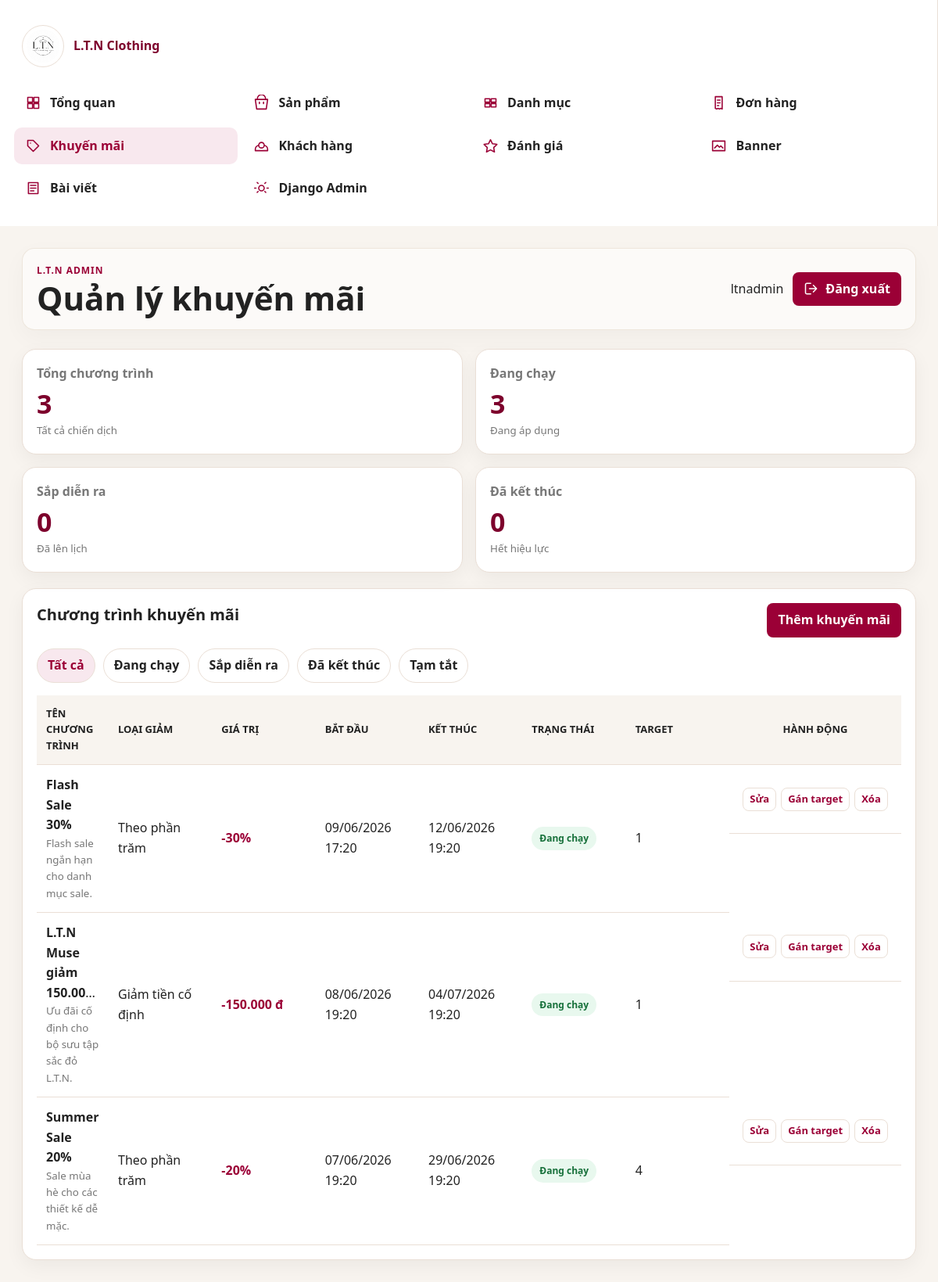
Screenshot of /dashboard/sales/ (signed in) with the database file from the repository.
### shop/models.py (models this page shows, shortened)
class TimeStampedModel(models.Model):
    created_at = models.DateTimeField(auto_now_add=True)
    updated_at = models.DateTimeField(auto_now=True)
    class Meta:
        abstract = True

class SaleCampaign(TimeStampedModel):
    DISCOUNT_PERCENT = "percent"
    DISCOUNT_FIXED = "fixed"
    DISCOUNT_CHOICES = [
        (DISCOUNT_PERCENT, "Theo phần trăm"),
        (DISCOUNT_FIXED, "Giảm tiền cố định"),
    ]
    name = models.CharField(max_length=180)
    slug = models.SlugField(max_length=210, unique=True, blank=True, allow_unicode=True)
    description = models.TextField(blank=True)
    discount_type = models.CharField(max_length=20, choices=DISCOUNT_CHOICES, default=DISCOUNT_PERCENT)
    discount_value = models.DecimalField(max_digits=12, decimal_places=0)
    start_date = models.DateTimeField()
    end_date = models.DateTimeField()
    is_active = models.BooleanField(default=True)
    banner_image = models.ImageField(upload_to="sales/", blank=True, null=True)
    class Meta:
        ordering = ["-start_date", "name"]
    @property
    def status_key(self):
        now = timezone.now()
        if not self.is_active:
            return "disabled"
        if self.start_date > now:
            return "upcoming"
        if self.end_date < now:
            return "ended"
        return "running"
    @property
    def status_label(self):
        return {
            "running": "Đang chạy",
            "upcoming": "Sắp diễn ra",
            "ended": "Đã kết thúc",
            "disabled": "Tạm tắt",
        }[self.status_key]
    @property
    def discount_label(self):
        if self.discount_type == self.DISCOUNT_PERCENT:
            return f"-{int(self.discount_value)}%"
        return f"-{int(self.discount_value):,}".replace(",", ".") + " đ"

### shop/views.py (the view)
# urls.py: path("dashboard/sales/", views.dashboard_sales, name="dashboard_sales"),
@login_required
def dashboard_sales(request):
    if not dashboard_allowed(request.user, staff_ok=False):
        return dashboard_denied(request)
    now = timezone.now()
    sales = SaleCampaign.objects.prefetch_related("targets").order_by("-start_date")
    status = request.GET.get("status", "")
    if status == "running":
        sales = sales.filter(is_active=True, start_date__lte=now, end_date__gte=now)
    elif status == "upcoming":
        sales = sales.filter(is_active=True, start_date__gt=now)
    elif status == "ended":
        sales = sales.filter(end_date__lt=now)
    elif status == "disabled":
        sales = sales.filter(is_active=False)
    stats = {
        "total": SaleCampaign.objects.count(),
        "running": SaleCampaign.objects.filter(is_active=True, start_date__lte=now, end_date__gte=now).count(),
        "upcoming": SaleCampaign.objects.filter(is_active=True, start_date__gt=now).count(),
        "ended": SaleCampaign.objects.filter(end_date__lt=now).count(),
    }
    return render(request, "dashboard/sales.html", {
        "page_title": "Quản lý khuyến mãi",
        "sales": sales,
        "stats": stats,
        "current_status": status,
    })

### shop/context_processors.py (called while the page is built)
def dashboard_url_for_user(user):
    if not user.is_authenticated:
        return "/login/"
    role = getattr(getattr(user, "profile", None), "role", "")
    if user.is_superuser or role == "ADMIN":
        return "/dashboard/"
    if role == "STAFF":
        return "/staff/"
    return "/profile/"

def cart_counter(request):
    user_dashboard_url = dashboard_url_for_user(request.user)
    if not request.user.is_authenticated:
        return {"cart_count": 0, "wishlist_count": 0, "user_dashboard_url": user_dashboard_url}
    cart, _ = Cart.objects.get_or_create(user=request.user)
    return {
        "cart_count": sum(item.quantity for item in cart.items.all()),
        "wishlist_count": Wishlist.objects.filter(user=request.user).count(),
        "user_dashboard_url": user_dashboard_url,
    }

### shop/views.py (called while the page is built)
def dashboard_allowed(user, staff_ok=True):
    if not user.is_authenticated:
        return False
    if user.is_superuser:
        return True
    role = getattr(getattr(user, "profile", None), "role", "")
    return role == "ADMIN" or (staff_ok and role == "STAFF")

### templates/dashboard/sales.html (shortened to what this page needs)
{% extends "dashboard/base_dashboard.html" %}
{% block content %}
<section class="kpi-grid">
  <article class="kpi-card"><span>Tổng chương trình</span><strong>{{ stats.total }}</strong><small>Tất cả chiến dịch</small></article>
  <article class="kpi-card"><span>Đang chạy</span><strong>{{ stats.running }}</strong><small>Đang áp dụng</small></article>
  <article class="kpi-card"><span>Sắp diễn ra</span><strong>{{ stats.upcoming }}</strong><small>Đã lên lịch</small></article>
  <article class="kpi-card"><span>Đã kết thúc</span><strong>{{ stats.ended }}</strong><small>Hết hiệu lực</small></article>
</section>
<section class="dash-card">
  <div class="dash-card-head">
    <h2>Chương trình khuyến mãi</h2>
    <a class="dash-btn" href="{% url 'shop:dashboard_sale_create' %}">Thêm khuyến mãi</a>
  </div>
  <div class="sale-filter-tabs">
    <a class="{% if not current_status %}active{% endif %}" href="{% url 'shop:dashboard_sales' %}">Tất cả</a>
    <a class="{% if current_status == 'running' %}active{% endif %}" href="?status=running">Đang chạy</a>
    <a class="{% if current_status == 'upcoming' %}active{% endif %}" href="?status=upcoming">Sắp diễn ra</a>
    <a class="{% if current_status == 'ended' %}active{% endif %}" href="?status=ended">Đã kết thúc</a>
    <a class="{% if current_status == 'disabled' %}active{% endif %}" href="?status=disabled">Tạm tắt</a>
  </div>
  <div class="dash-table-wrap">
    <table class="dash-table">
      <thead><tr><th>Tên chương trình</th><th>Loại giảm</th><th>Giá trị</th><th>Bắt đầu</th><th>Kết thúc</th><th>Trạng thái</th><th>Target</th><th>Hành động</th></tr></thead>
      <tbody>
        {% for sale in sales %}
          <tr>
            <td><strong>{{ sale.name }}</strong><small>{{ sale.description|truncatewords:12 }}</small></td>
            <td>{{ sale.get_discount_type_display }}</td>
            <td><span class="sale-value">{{ sale.discount_label }}</span></td>
            <td>{{ sale.start_date|date:"d/m/Y H:i" }}</td>
            <td>{{ sale.end_date|date:"d/m/Y H:i" }}</td>
            <td><span class="status-badge sale-status-{{ sale.status_key }}">{{ sale.status_label }}</span></td>
            <td>{{ sale.targets.count }}</td>
            <td class="row-actions">
              <a href="{% url 'shop:dashboard_sale_edit' sale.id %}">Sửa</a>
              <a href="{% url 'shop:dashboard_sale_targets' sale.id %}">Gán target</a>
              <a href="{% url 'shop:dashboard_sale_delete' sale.id %}">Xóa</a>
            </td>
          </tr>
        {% empty %}<tr><td colspan="8">Chưa có chương trình khuyến mãi.</td></tr>{% endfor %}
      </tbody>
    </table>
  </div>
</section>
{% endblock %}

### templates/dashboard/base_dashboard.html (shortened to what this page needs)
{% load static humanize %}
<!doctype html>
<html lang="vi">
<head>
  <link rel="stylesheet" href="{% static 'css/base.css' %}">
  <link rel="stylesheet" href="{% static 'css/dashboard.css' %}">
</head>
<body class="dashboard-body">
  <div class="dashboard-shell">
    <aside class="dashboard-sidebar">
      <a class="dashboard-brand" href="{% url 'shop:dashboard' %}">
        <img src="{% static 'WEBIMG/logoweb.jpg' %}" alt="L.T.N Clothing">
        <span>L.T.N Clothing</span>
      </a>
      <nav class="dashboard-nav" aria-label="Admin dashboard">
        <a class="{% if request.resolver_match.url_name == 'dashboard' %}active{% endif %}" href="{% url 'shop:dashboard' %}">
          <span><svg viewBox="0 0 24 24"><path d="M4 4h7v7H4V4Zm9 0h7v7h-7V4ZM4 13h7v7H4v-7Zm9 0h7v7h-7v-7Z"/></svg></span>Tổng quan
        </a>
        <a class="{% if request.resolver_match.url_name == 'dashboard_products' %}active{% endif %}" href="{% url 'shop:dashboard_products' %}">
          <span><svg viewBox="0 0 24 24"><path d="M6 7V6a6 6 0 0 1 12 0v1m-15 0h18l-2 14H5L3 7Zm6 4v2m6-2v2"/></svg></span>Sản phẩm
        </a>
        <a class="{% if request.resolver_match.url_name == 'dashboard_categories' %}active{% endif %}" href="{% url 'shop:dashboard_categories' %}">
          <span><svg viewBox="0 0 24 24"><path d="M4 6h7v5H4V6Zm9 0h7v5h-7V6ZM4 13h7v5H4v-5Zm9 0h7v5h-7v-5Z"/></svg></span>Danh mục
        </a>
        <a class="{% if request.resolver_match.url_name == 'dashboard_orders' %}active{% endif %}" href="{% url 'shop:dashboard_orders' %}">
          <span><svg viewBox="0 0 24 24"><path d="M7 3h10v18l-2-1-2 1-2-1-2 1-2-1V3Zm3 5h4m-4 4h4m-4 4h2"/></svg></span>Đơn hàng
        </a>
        <a class="{% if request.resolver_match.url_name == 'dashboard_sales' or request.resolver_match.url_name == 'dashboard_sale_create' or request.resolver_match.url_name == 'dashboard_sale_edit' or request.resolver_match.url_name == 'dashboard_sale_targets' %}active{% endif %}" href="{% url 'shop:dashboard_sales' %}">
          <span><svg viewBox="0 0 24 24"><path d="M20 12 12 20 4 12V4h8l8 8Zm-12-4h.01"/></svg></span>Khuyến mãi
        </a>
        <a class="{% if request.resolver_match.url_name == 'dashboard_customers' %}active{% endif %}" href="{% url 'shop:dashboard_customers' %}">
          <span><svg viewBox="0 0 24 24"><path d="M16 11a4 4 0 1 0-8 0m8 0a4 4 0 1 1-8 0m8 0c3 1 5 3 5 6v2H3v-2c0-3 2-5 5-6"/></svg></span>Khách hàng
        </a>
        <a class="{% if request.resolver_match.url_name == 'dashboard_reviews' %}active{% endif %}" href="{% url 'shop:dashboard_reviews' %}">
          <span><svg viewBox="0 0 24 24"><path d="m12 3 2.9 5.9 6.5.9-4.7 4.6 1.1 6.5L12 17.8l-5.8 3.1 1.1-6.5-4.7-4.6 6.5-.9L12 3Z"/></svg></span>Đánh giá
        </a>
        <a class="{% if request.resolver_match.url_name == 'dashboard_banners' %}active{% endif %}" href="{% url 'shop:dashboard_banners' %}">
          <span><svg viewBox="0 0 24 24"><path d="M3 5h18v14H3V5Zm3 10 4-4 3 3 2-2 3 3"/></svg></span>Banner
        </a>
        <a class="{% if request.resolver_match.url_name == 'dashboard_blogs' %}active{% endif %}" href="{% url 'shop:dashboard_blogs' %}">
          <span><svg viewBox="0 0 24 24"><path d="M5 4h14v16H5V4Zm3 4h8M8 12h8m-8 4h5"/></svg></span>Bài viết
        </a>
        <a href="/admin/">
          <span><svg viewBox="0 0 24 24"><path d="M12 8a4 4 0 1 0 0 8 4 4 0 0 0 0-8Zm8 4h2M2 12h2m12.9-6.9 1.4-1.4M5.7 18.3l1.4-1.4m0-11.8L5.7 3.7m12.6 14.6-1.4-1.4"/></svg></span>Django Admin
        </a>
      </nav>
    </aside>
    <main class="dashboard-main">
      <header class="dashboard-topbar">
        <div>
          <p class="dashboard-eyebrow">L.T.N Admin</p>
          <h1>{% block page_title %}{{ page_title|default:"Tổng quan" }}{% endblock %}</h1>
        </div>
        <div class="dashboard-user">
          <span>{{ request.user.username }}</span>
          <form method="post" action="{% url 'accounts:logout' %}">
            <button class="dash-btn" type="submit">
              <svg viewBox="0 0 24 24" aria-hidden="true"><path d="M15 17l5-5-5-5m5 5H9m2 8H5a2 2 0 0 1-2-2V6a2 2 0 0 1 2-2h6"/></svg>
              Đăng xuất
            </button>
          </form>
        </div>
      </header>
      {% block content %}{% endblock %}
    </main>
  </div>
</body>
</html>

### static/css/base.css (style rules this page uses)
* { box-sizing: border-box; }
body { margin: 0; font-family: "Segoe UI", Arial, sans-serif; color: var(--text-dark); background: var(--cream-bg); line-height: 1.6; }
a { color: inherit; text-decoration: none; }
img { display: block; max-width: 100%; }
h1, h2, h3, p { margin-top: 0; }
h1 { font-size: clamp(36px, 5vw, 66px); line-height: 1.05; letter-spacing: 0; }
h2 { font-size: clamp(26px, 3vw, 40px); line-height: 1.15; }
.btn, button { border: 0; border-radius: 6px; background: var(--fashion-maroon); color: var(--white); padding: 12px 18px; font: inherit; font-weight: 800; cursor: pointer; transition: transform .18s ease, box-shadow .18s ease, background .18s ease; }
table { width: 100%; border-collapse: collapse; background: var(--white); }
th, td { padding: 13px 14px; border-bottom: 1px solid var(--border); text-align: left; vertical-align: top; }
th { background: var(--rose-bg); color: var(--burgundy-black); }
small { color: var(--text-muted); }

### rows the page displays
SaleCampaign: name "Flash Sale 30%", description "Flash sale ngắn hạn cho danh mục sale.", discount_type "Theo phần trăm", discount_label "-30%", start_date "09/06/2026 17:20", end_date "12/06/2026 19:20", status_label "Đang chạy", targets.count "1"
SaleCampaign: name "L.T.N Muse giảm 150.000đ", description "Ưu đãi cố định cho bộ sưu tập sắc đỏ L.T.N.", discount_type "Giảm tiền cố định", discount_label "-150.000 đ", start_date "08/06/2026 19:20", end_date "04/07/2026 19:20", status_label "Đang chạy", targets.count "1"
SaleCampaign: name "Summer Sale 20%", description "Sale mùa hè cho các thiết kế dễ mặc.", discount_type "Theo phần trăm", discount_label "-20%", start_date "07/06/2026 19:20", end_date "29/06/2026 19:20", status_label "Đang chạy", targets.count "4"

### other values shown
{{ page_title|default:"Tổng quan" }} "Quản lý khuyến mãi"
{{ request.user.username }} "ltnadmin"
{{ stats.total }} "3"
{{ stats.running }} "3"
{{ stats.upcoming }} "0"
{{ stats.ended }} "0"
